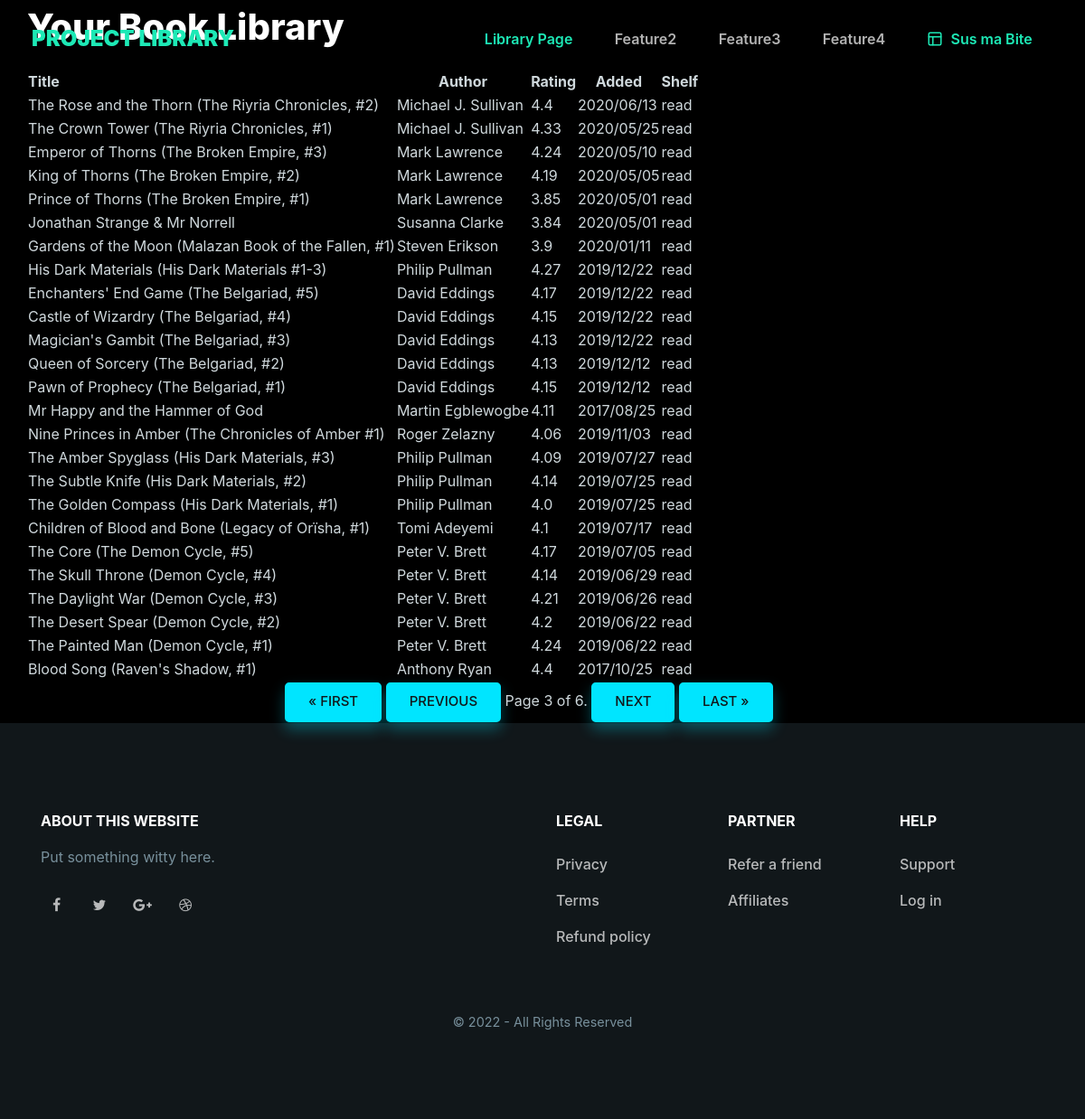
The page /library/?page=3 on the database its author committed.
### library_app/models.py (models this page shows)
class BookInfo(models.Model):
    goodr_id = models.TextField(default=0)
    title = models.TextField()
    author = models.TextField()
    isbn = models.TextField()
    my_rating = models.TextField()
    avg_rating = models.TextField()
    pages = models.TextField()
    date_added = models.TextField()
    shelf = models.TextField()
    subjects = models.TextField()

### library_app/views.py (the view)
# urls.py: path('library/', views.library_page, name='library_page'),
def library_page(request):
    book_object = BookInfo.objects.all()
    paginator = Paginator(book_object, 25) # Show 25 contacts per page.
    page_number = request.GET.get('page')
    page_obj = paginator.get_page(page_number)
    context = {
    "book_instance" : page_obj
    }
    return render(request, 'library_page.html', context)

### library_app/templates/library_page.html (shortened to what this page needs)
{% extends "base.html" %}
{% block page_content %}
<h2 class="heading-black text-capitalize">your book Library</h2>
        <table class="table-responsive" >
          <thead>
            <tr>
                <th scope="col"> Title</th>
                <th scope="col" class="text-center"> Author</th>
                <th scope="col" class="text-center"> Rating</th>
                <th scope="col" class="text-center"> Added</th>
                <th scope="col" class="text-center"> Shelf</th>
            </tr>
        </thead>
        <tbody>
            {% for book in book_instance %}
            <tr>
                <td>{{ book.title}}</td>
                <td>{{ book.author}}</td>
                <td>{{ book.avg_rating}}</td>
                <td>{{ book.date_added}}</td>
                <td>{{ book.shelf}}</td>
            </tr>
            {% endfor %}
        </tbody>
    </table>
    <div class="pagination col-md-6 mx-auto text-center">
    <span class="step-links">
        {% if book_instance.has_previous %}
            <a class="btn btn-info" href="?page=1">&laquo; first</a>
            <a class="btn btn-info" href="?page={{ book_instance.previous_page_number }}">previous</a>
        {% endif %}
        <span class="current">
            Page {{ book_instance.number }} of {{ book_instance.paginator.num_pages }}.
        </span>
        {% if book_instance.has_next %}
            <a class="btn btn-info" href="?page={{ book_instance.next_page_number }}">next</a>
            <a class="btn btn-info" href="?page={{ book_instance.paginator.num_pages }}">last &raquo;</a>
        {% endif %}
    </span>
</div>
<br/>
{% endblock %}

### rows shown on the page
BookInfo: title "The Rose and the Thorn (The Riyria Chronicles, #2)", author "Michael J. Sullivan", avg_rating "4.4", date_added "2020/06/13", shelf "read"
BookInfo: title "The Crown Tower (The Riyria Chronicles, #1)", author "Michael J. Sullivan", avg_rating "4.33", date_added "2020/05/25", shelf "read"
BookInfo: title "Emperor of Thorns (The Broken Empire, #3)", author "Mark Lawrence", avg_rating "4.24", date_added "2020/05/10", shelf "read"
BookInfo: title "King of Thorns (The Broken Empire, #2)", author "Mark Lawrence", avg_rating "4.19", date_added "2020/05/05", shelf "read"
BookInfo: title "Prince of Thorns (The Broken Empire, #1)", author "Mark Lawrence", avg_rating "3.85", date_added "2020/05/01", shelf "read"
BookInfo: title "Jonathan Strange & Mr Norrell", author "Susanna Clarke", avg_rating "3.84", date_added "2020/05/01", shelf "read"
BookInfo: title "Gardens of the Moon (Malazan Book of the Fallen, #1)", author "Steven Erikson", avg_rating "3.9", date_added "2020/01/11", shelf "read"
BookInfo: title "His Dark Materials (His Dark Materials #1-3)", author "Philip Pullman", avg_rating "4.27", date_added "2019/12/22", shelf "read"
BookInfo: title "Enchanters' End Game (The Belgariad, #5)", author "David Eddings", avg_rating "4.17", date_added "2019/12/22", shelf "read"
BookInfo: title "Castle of Wizardry (The Belgariad, #4)", author "David Eddings", avg_rating "4.15", date_added "2019/12/22", shelf "read"
BookInfo: title "Magician's Gambit (The Belgariad, #3)", author "David Eddings", avg_rating "4.13", date_added "2019/12/22", shelf "read"
BookInfo: title "Queen of Sorcery (The Belgariad, #2)", author "David Eddings", avg_rating "4.13", date_added "2019/12/12", shelf "read"
BookInfo: title "Pawn of Prophecy (The Belgariad, #1)", author "David Eddings", avg_rating "4.15", date_added "2019/12/12", shelf "read"
BookInfo: title "Mr Happy and the Hammer of God", author "Martin Egblewogbe", avg_rating "4.11", date_added "2017/08/25", shelf "read"
BookInfo: title "Nine Princes in Amber (The Chronicles of Amber #1)", author "Roger Zelazny", avg_rating "4.06", date_added "2019/11/03", shelf "read"
BookInfo: title "The Amber Spyglass (His Dark Materials, #3)", author "Philip Pullman", avg_rating "4.09", date_added "2019/07/27", shelf "read"
BookInfo: title "The Subtle Knife (His Dark Materials, #2)", author "Philip Pullman", avg_rating "4.14", date_added "2019/07/25", shelf "read"
BookInfo: title "The Golden Compass (His Dark Materials, #1)", author "Philip Pullman", avg_rating "4.0", date_added "2019/07/25", shelf "read"
BookInfo: title "Children of Blood and Bone (Legacy of Orïsha, #1)", author "Tomi Adeyemi", avg_rating "4.1", date_added "2019/07/17", shelf "read"
BookInfo: title "The Core (The Demon Cycle, #5)", author "Peter V. Brett", avg_rating "4.17", date_added "2019/07/05", shelf "read"
BookInfo: title "The Skull Throne (Demon Cycle, #4)", author "Peter V. Brett", avg_rating "4.14", date_added "2019/06/29", shelf "read"
BookInfo: title "The Daylight War (Demon Cycle, #3)", author "Peter V. Brett", avg_rating "4.21", date_added "2019/06/26", shelf "read"
BookInfo: title "The Desert Spear (Demon Cycle, #2)", author "Peter V. Brett", avg_rating "4.2", date_added "2019/06/22", shelf "read"
BookInfo: title "The Painted Man (Demon Cycle, #1)", author "Peter V. Brett", avg_rating "4.24", date_added "2019/06/22", shelf "read"
BookInfo: title "Blood Song (Raven's Shadow, #1)", author "Anthony Ryan", avg_rating "4.4", date_added "2017/10/25", shelf "read"

### other values the page prints
{{ book_instance.number }} "3"
{{ book_instance.paginator.num_pages }} "6"
